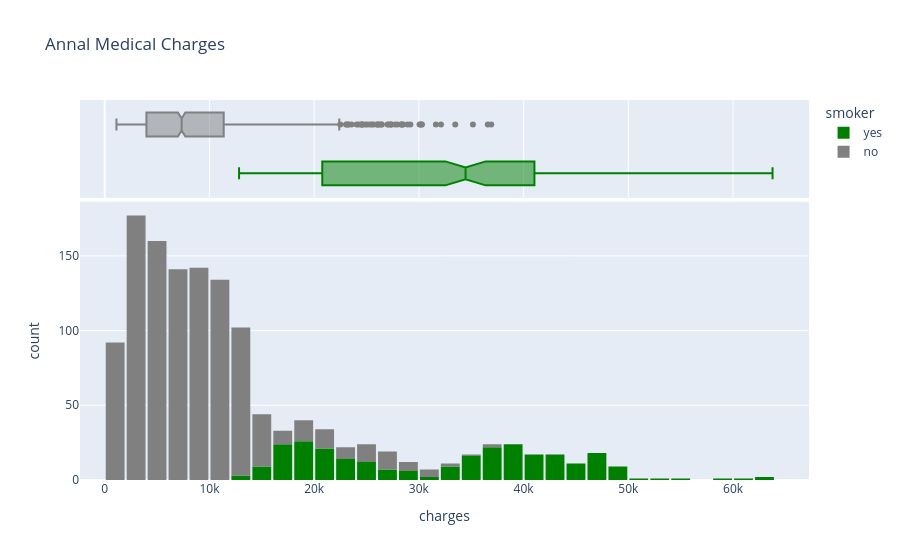

Notebook code cell kept with this figure:
### Markdown cell above
## Charges

### Code cell
fig = px.histogram(medical_df,
                   x='charges',
                   marginal='box',
                   color='smoker',
                   color_discrete_sequence=['green', 'grey'],
                   title='Annal Medical Charges')
fig.update_layout(bargap=0.1)
fig.show()

### Figure 1 — Plotly figure (JSON) as saved in the notebook; plotly's stock layout.template omitted (floating-point values rounded to 4 significant figures; data arrays with more than 128 entries replaced by an {"elided": "..."} marker saying what was removed)
{"data": [{"bingroup": "x", "hovertemplate": "smoker=yes<br>charges=%{x}<br>count=%{y}<extra></extra>", "legendgroup": "yes", "marker": {"color": "green", "pattern": {"shape": ""}}, "name": "yes", "orientation": "v", "showlegend": true, "type": "histogram", "x": {"elided": "274 float values"}, "xaxis": "x", "yaxis": "y"}, {"hovertemplate": "smoker=yes<br>charges=%{x}<extra></extra>", "legendgroup": "yes", "marker": {"color": "green"}, "name": "yes", "notched": true, "showlegend": false, "type": "box", "x": {"elided": "274 float values"}, "xaxis": "x2", "yaxis": "y2"}, {"bingroup": "x", "hovertemplate": "smoker=no<br>charges=%{x}<br>count=%{y}<extra></extra>", "legendgroup": "no", "marker": {"color": "grey", "pattern": {"shape": ""}}, "name": "no", "orientation": "v", "showlegend": true, "type": "histogram", "x": {"elided": "1064 float values"}, "xaxis": "x", "yaxis": "y"}, {"hovertemplate": "smoker=no<br>charges=%{x}<extra></extra>", "legendgroup": "no", "marker": {"color": "grey"}, "name": "no", "notched": true, "showlegend": false, "type": "box", "x": {"elided": "1064 float values"}, "xaxis": "x2", "yaxis": "y2"}], "layout": {"bargap": 0.1, "barmode": "relative", "legend": {"title": {"text": "smoker"}, "tracegroupgap": 0}, "title": {"text": "Annal Medical Charges"}, "xaxis": {"anchor": "y", "domain": [0, 1], "title": {"text": "charges"}}, "xaxis2": {"anchor": "y2", "domain": [0, 1], "matches": "x", "showgrid": true, "showticklabels": false}, "yaxis": {"anchor": "x", "domain": [0, 0.7326], "title": {"text": "count"}}, "yaxis2": {"anchor": "x2", "domain": [0.7426, 1], "matches": "y2", "showgrid": false, "showline": false, "showticklabels": false, "ticks": ""}}}
